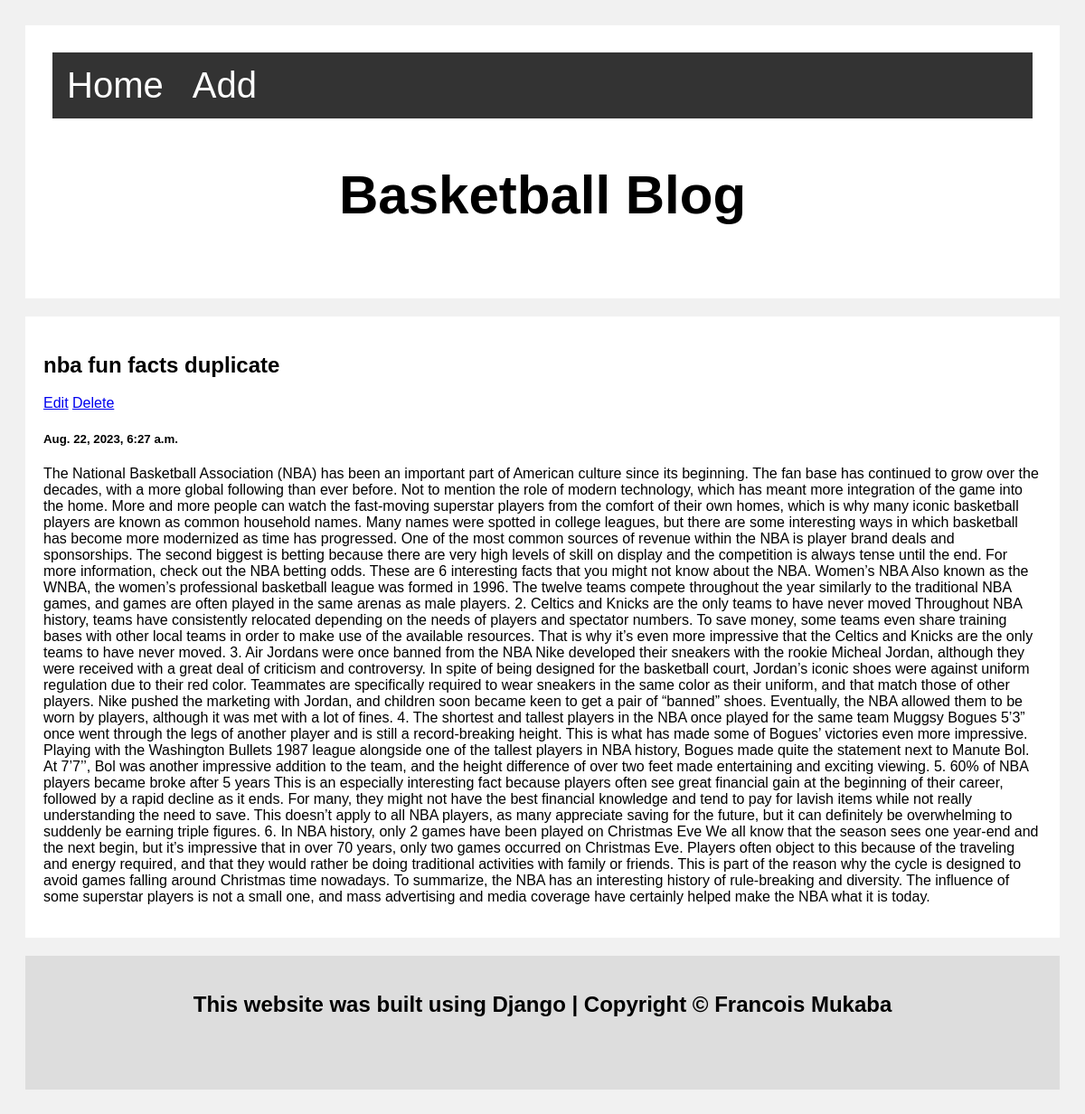
The app's page /show/5 with its own data.
### web/models.py (models this page shows, shortened)
class Post(models.Model):
    title = models.CharField(max_length=50)
    content = models.TextField()
    created_at = models.DateTimeField(auto_now_add=True)
    updated_at = models.DateTimeField(auto_now=True)

### web/views.py (the view)
# urls.py: path('show/<int:id>', views.show),
def show(request, id):
    if request.method == "GET":
        context = {"post": Post.objects.get(id=id)}
        return render(request, "show.html", context)

### web/templates/show.html (shortened to what this page needs)
<!DOCTYPE html>
<html lang="en">
<head>
    {% load static %}
    <link rel="stylesheet" href="{% static 'index.css' %}">
</head>
<body>
    <header class="header">
        <ul>
            <li><a href="/">Home</a></li>
            <li><a href="/add">Add</a></li>
        </ul>
        <h2>Basketball Blog</h2>
    </header>
    <main>
        <div class="card">
            <h2>{{ post.title }}</h2>
            <a href="/edit/{{post.id}}">Edit</a>
            <a href="/delete/{{post.id}}">Delete</a>
            <h5>{{ post.created_at }} </h5>
            <p> {{ post.content }} </p>
          </div>
    </main>
    <footer>
        <h2>This website was built using <b>Django</b> | Copyright © Francois Mukaba</h2>
    <footer>
</body>
</html>

### web/static/index.css (style rules this page uses)
* { box-sizing: border-box; }
body { font-family: Arial; padding: 20px; background: #f1f1f1; }
header { padding: 30px; font-size: 40px; text-align: center; background: white; }
footer { padding: 20px; text-align: center; background: #ddd; margin-top: 20px; }
.card { background-color: white; padding: 20px; margin-top: 20px; }
ul { list-style-type: none; margin: 0; padding: 0; overflow: hidden; background-color: #333; }
li { float: left; }
li a { display: block; color: white; text-align: center; padding: 14px 16px; text-decoration: none; }

### records on screen
Post: title "nba fun facts duplicate", created_at "Aug. 22, 2023, 6:27 a.m.", content "The National Basketball Association (NBA) has been an important part of American culture since its beginning. The fan base has continued to grow over the decades, with a more global following than ever before. Not to mention the role of modern technology, which has meant more integration of the game into the home. More and more people can watch the fast-moving superstar players from the comfort of their own homes, which is why many iconic basketball players are known as common household names. Many names were spotted in college leagues, but there are some interesting ways in which basketball has become more modernized as time has progressed. One of the most common sources of revenue within…"
